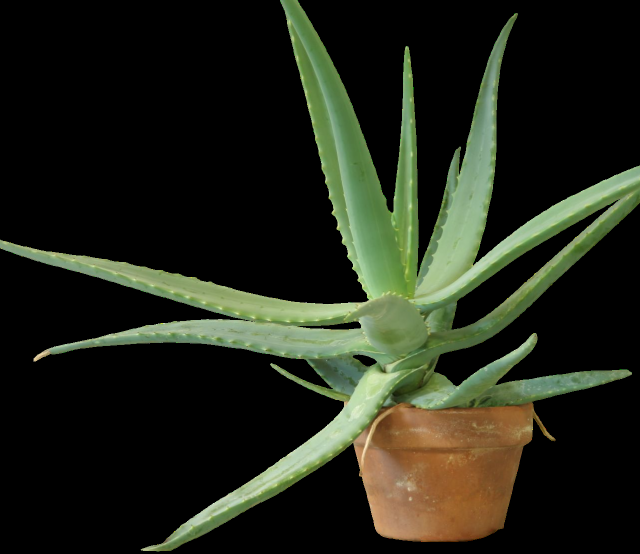
#> input picture lab 7/img1.png, 1280 x 1108 px (shown at 1/2 size)
$ jupyter execute hackathon.ipynb   (shell and % lines are left out)
#> lines starting #> are read from the running program, lines starting #| are printed output that depends on the picture; long printed decimals are rounded
# 1. Environment Setup

[cell 1]
# Install required packages if running in Colab or Jupyter

# 2. Data Download and Display

[cell 2]
import cv2
import numpy as np
import matplotlib.pyplot as plt
from urllib.request import urlretrieve
import os

# Download images to local files if not present
if not os.path.exists('img1.jpg'):
    urlretrieve('https://raw.githubusercontent.com/opencv/opencv/master/samples/data/aloeL.jpg', 'img1.jpg')
if not os.path.exists('img2.jpg'):
    urlretrieve('https://raw.githubusercontent.com/opencv/opencv/master/samples/data/aloeR.jpg', 'img2.jpg')

# Read images (BGR)
img1_bgr = cv2.imread('img1.png')
#> img1_bgr is the input picture: shape (1108, 1280, 3); mean B, G, R 24.9, 37.9, 34.2
img2_bgr = cv2.imread('img2.png')
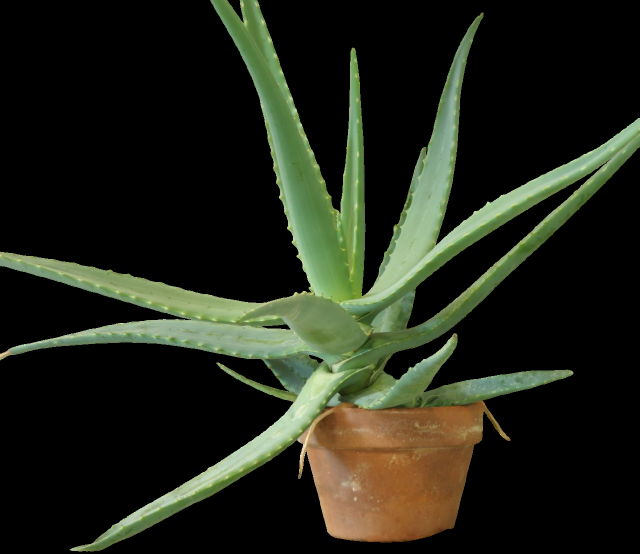
#> input picture lab 7/img2.png, 1280 x 1108 px (shown at 1/2 size)
#> img2_bgr is the input picture: shape (1108, 1280, 3); mean B, G, R 24.5, 37.2, 33.6
if img1_bgr is None or img2_bgr is None:
    raise FileNotFoundError("Could not read img1.jpg or img2.jpg. Check the download step or paths.")

# Convert to RGB for matplotlib display
img1 = cv2.cvtColor(img1_bgr, cv2.COLOR_BGR2RGB)
img2 = cv2.cvtColor(img2_bgr, cv2.COLOR_BGR2RGB)

# Show images side-by-side
plt.figure(figsize=(10,4))
plt.subplot(1,2,1)
plt.imshow(img1); plt.title('Left View'); plt.axis('off')
plt.subplot(1,2,2)
plt.imshow(img2); plt.title('Right View'); plt.axis('off')
plt.show()
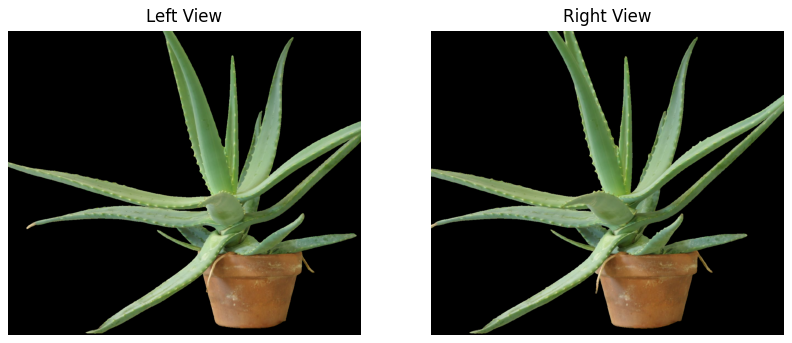
#> figure drawn by matplotlib, 2 panels

# 3. Stage 1: SIFT Keypoint Detection (Feature Hunt)

[cell 3]
# Create SIFT detector (requires opencv-contrib-python)
sift = cv2.SIFT_create(nfeatures=5000)

gray1 = cv2.cvtColor(img1_bgr, cv2.COLOR_BGR2GRAY)
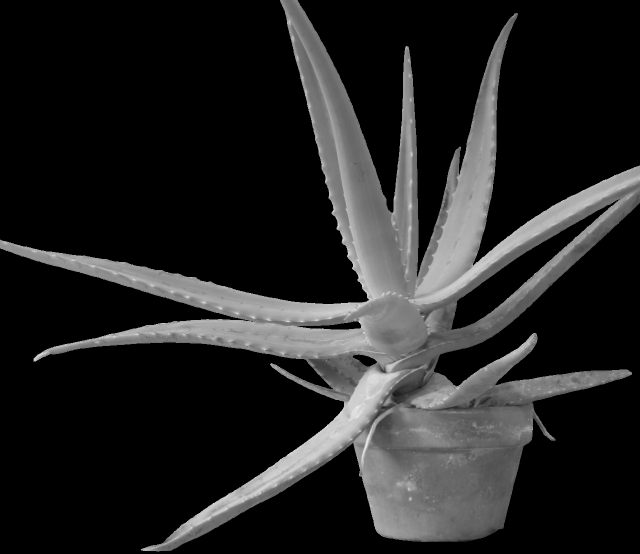
#> gray1: shape (1108, 1280) (shown at 1/2 size); min 0, max 255, mean 35.3
gray2 = cv2.cvtColor(img2_bgr, cv2.COLOR_BGR2GRAY)
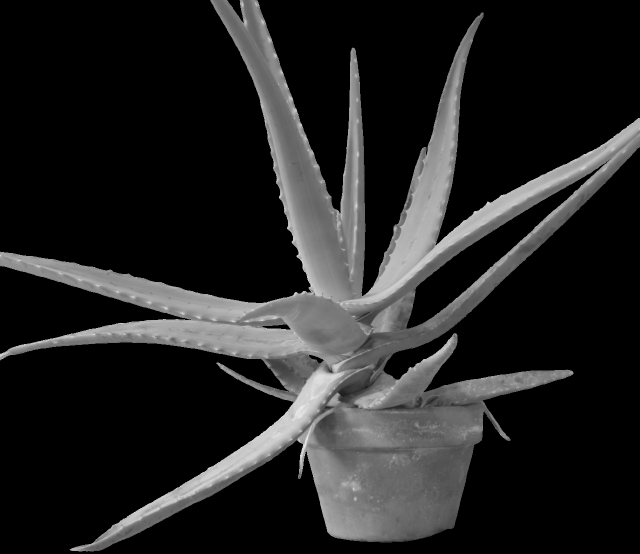
#> gray2: shape (1108, 1280) (shown at 1/2 size); min 0, max 255, mean 34.7

# Detect keypoints and descriptors
kp1, des1 = sift.detectAndCompute(gray1, None)
#> kp1 = 818 keypoints; strongest (x, y, size): (70, 719, 5.5), (712, 650, 11.1), (283, 1099, 2.1), (814, 96, 5.5)
kp2, des2 = sift.detectAndCompute(gray2, None)
#> kp2 = 895 keypoints; strongest (x, y, size): (145, 1099, 5.1), (618, 575, 2.1), (604, 912, 6.7), (571, 654, 7.8)

# Sort keypoints by response (strength), keep top-100
kp1_sorted = sorted(kp1, key=lambda x: -x.response)[:100]
#> kp1_sorted = 100 keypoints; strongest (x, y, size): (70, 719, 5.5), (712, 650, 11.1), (283, 1099, 2.1), (814, 96, 5.5)
kp2_sorted = sorted(kp2, key=lambda x: -x.response)[:100]
#> kp2_sorted = 100 keypoints; strongest (x, y, size): (145, 1099, 5.1), (618, 575, 2.1), (604, 912, 6.7), (571, 654, 7.8)

# Draw keypoints for visualization (use cv2.drawKeypoints on BGR then convert)
img1_kp = cv2.drawKeypoints(img1_bgr, kp1_sorted, None, flags=cv2.DRAW_MATCHES_FLAGS_DRAW_RICH_KEYPOINTS)
img2_kp = cv2.drawKeypoints(img2_bgr, kp2_sorted, None, flags=cv2.DRAW_MATCHES_FLAGS_DRAW_RICH_KEYPOINTS)

# Convert to RGB for plotting
img1_kp_rgb = cv2.cvtColor(img1_kp, cv2.COLOR_BGR2RGB)
img2_kp_rgb = cv2.cvtColor(img2_kp, cv2.COLOR_BGR2RGB)

plt.figure(figsize=(12,6))
plt.subplot(1,2,1); plt.imshow(img1_kp_rgb); plt.title('Top 100 SIFT keypoints - Left'); plt.axis('off')
plt.subplot(1,2,2); plt.imshow(img2_kp_rgb); plt.title('Top 100 SIFT keypoints - Right'); plt.axis('off')
plt.show()

# Save if you want
cv2.imwrite('img1_sift.jpg', cv2.cvtColor(img1_kp_rgb, cv2.COLOR_RGB2BGR))
cv2.imwrite('img2_sift.jpg', cv2.cvtColor(img2_kp_rgb, cv2.COLOR_RGB2BGR))
#> Out = True

# 4. Stage 2: Feature Matching (Feature Matchmaker)

[cell 4]
# Create BFMatcher for SIFT descriptors (L2 norm)
bf = cv2.BFMatcher(cv2.NORM_L2, crossCheck=False)

# Find the two nearest matches for each descriptor (for ratio test)
matches_knn = bf.knnMatch(des1, des2, k=2)
#> matches_knn = 818 matches

# Lowe's ratio test
good_matches = []
ratio_thresh = 0.75
for m,n in matches_knn:
    if m.distance < ratio_thresh * n.distance:
        good_matches.append(m)
#> after the loop, good_matches = 248 matches

print(f"Total raw matches (knn): {len(matches_knn)}, Good matches after ratio test: {len(good_matches)}")
#| Total raw matches (knn): 818, Good matches after ratio test: 248

# Draw top N matches for visualization
topN = 50
img_matches = cv2.drawMatches(img1_kp_rgb, kp1, img2_kp_rgb, kp2, good_matches[:topN], None, flags=cv2.DrawMatchesFlags_NOT_DRAW_SINGLE_POINTS)
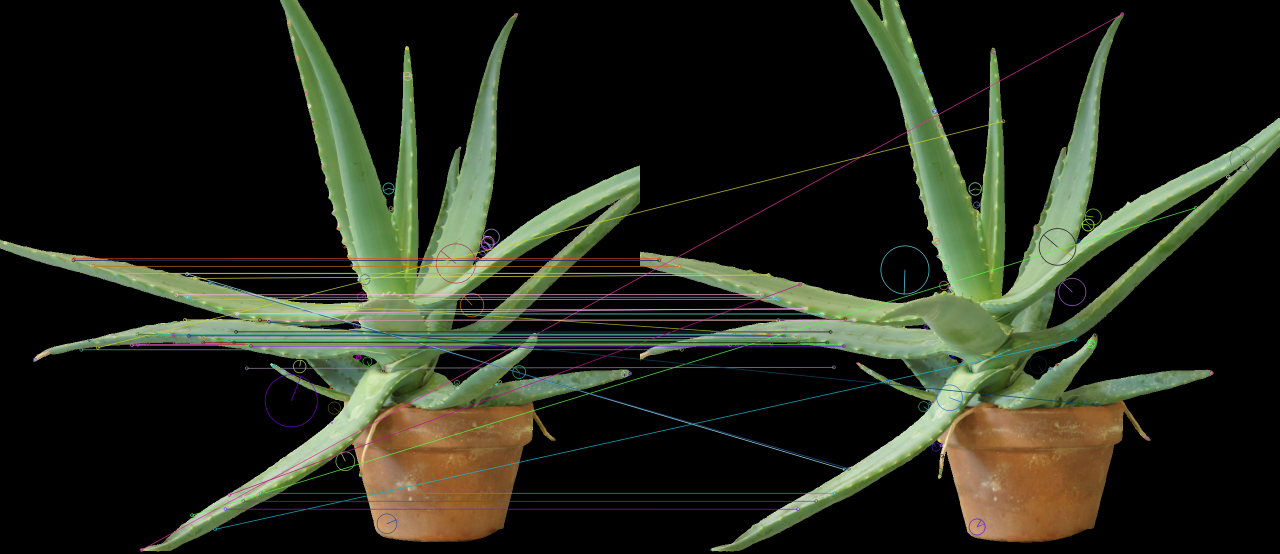
#> img_matches: shape (1108, 2560, 3) (shown at 1/2 size); mean R, G, B 35.6, 39.1, 27

plt.figure(figsize=(14,6))
plt.imshow(img_matches); plt.axis('off'); plt.title('Top matched keypoints (ratio test)')
plt.show()

# Save
cv2.imwrite('output_match.jpg', cv2.cvtColor(img_matches, cv2.COLOR_RGB2BGR))
#> Out = True

# 5. Stage 3: Fundamental Matrix Estimation (Geometry Guru)

[cell 5]
# Collect matched points (use keypoint coordinates)
pts1 = []
pts2 = []
for m in good_matches:
    pts1.append(kp1[m.queryIdx].pt)
    pts2.append(kp2[m.trainIdx].pt)
#> after the loop, pts1 = 248 pairs, first value 146.6 to 1259.9, second value 30.11 to 1099.4; pts2 = 248 pairs, first value 37.9 to 1152, second value 27.82 to 1099.3
pts1 = np.float32(pts1)
pts2 = np.float32(pts2)

# Compute Fundamental matrix with RANSAC
F, mask = cv2.findFundamentalMat(pts1, pts2, cv2.FM_RANSAC, ransacReprojThreshold=0.5, confidence=0.99, maxIters=2000)
#> F = [[9.63e-09, -1.18e-05, 0.009], [1.23e-05, -2.99e-07, 0.0738], [-0.00933, -0.075, 1]]; mask = 248 values, max 1 at index 0, min 0 at index 5, mean 0.516
if F is None:
    raise RuntimeError("Fundamental matrix computation failed. Possibly not enough good matches.")

# mask is 0/1 array marking inliers — keep only inliers
mask = mask.ravel()
inlier_pts1 = pts1[mask==1]
#> inlier_pts1 = 128 pairs, first value 146.6 to 1206.8, second value 162.3 to 1079.6
inlier_pts2 = pts2[mask==1]
#> inlier_pts2 = 128 pairs, first value 37.9 to 1090.3, second value 162.1 to 1079.5
print(f"F shape: {F.shape}, total matches: {len(pts1)}, inliers after RANSAC: {inlier_pts1.shape[0]}")
#| F shape: (3, 3), total matches: 248, inliers after RANSAC: 128

# 6. Stage 4: Essential Matrix and Pose Estimation (Pose Explorer)

[cell 6]
# Simple intrinsic matrix (example)
h, w = gray1.shape
#> h = 1108; w = 1280
# Focal length approximated, principal point at center
f = 1200  # adjust if you know true focal length
cx, cy = w/2, h/2
#> cx = 640; cy = 554
K = np.array([[f, 0, cx],
              [0, f, cy],
              [0, 0,  1]], dtype=float)

# Compute Essential matrix from F: E = K.T * F * K
E = K.T @ F @ K
#> E = [[0.0139, -16.97, 2.97], [17.69, -0.431, 97.8], [-3.02, -99.2, 0.239]]

# Need to provide points in normalized pixel coords? recoverPose expects pixel coords with K provided.
# Use only inlier points
inlier_pts1_int = inlier_pts1
#> inlier_pts1_int has the same summary as inlier_pts1
inlier_pts2_int = inlier_pts2
#> inlier_pts2_int has the same summary as inlier_pts2

# recoverPose returns R, t, and a mask of inliers used in pose recovery
retval, R, t, pose_mask = cv2.recoverPose(E, inlier_pts1_int, inlier_pts2_int, K)
#> retval = 128; R = [[1, -0.00103, -0.00971], [0.00104, 1, 0.00101], [0.00971, -0.00102, 1]]; t = [-0.985, 0.0295, 0.168]; pose_mask = 128 values from 255 to 255

print("Recovered pose:")
print("R =\n", R)
#| R =
#|  [[ 1 -0.00103 -0.009715]
#|  [ 0.00104  1  0.001011]
#|  [ 0.009714 -0.001021  1 ]]
print("t =\n", t.ravel())
#| t =
#|  [-0.9853   0.0295   0.1685]

# Save pose (human-readable)
with open('pose.txt','w') as ftxt:
    ftxt.write("R:\n")
    np.savetxt(ftxt, R, fmt='%.6f')
    ftxt.write("\nt:\n")
    np.savetxt(ftxt, t.ravel()[None], fmt='%.6f')

# 7. Stage 5: 3D Reconstruction (3-D Builder)

[cell 7]
# Construct projection matrices P1 and P2 using R and t
# First camera at origin: P1 = K [I | 0]
P1 = K @ np.hstack((np.eye(3), np.zeros((3,1))))
# Second camera: P2 = K [R | t]
P2 = K @ np.hstack((R, t))
#> P2 = [[1206.2, -1.89, 628.3, -1074.5], [6.63, 1199.4, 555.2, 128.7], [0.00971, -0.00102, 1, 0.168]]

# Convert inlier_pts to homogeneous normalized coordinates if necessary
# OpenCV expects points as 2xN float arrays
pts1_h = inlier_pts1.T  # shape (2, N)
pts2_h = inlier_pts2.T

# Triangulate
points_hom = cv2.triangulatePoints(P1, P2, pts1_h, pts2_h)  # 4xN
# Convert to 3D by dividing by last row
points_3d = points_hom[:3, :] / points_hom[3, :]

print("Triangulated 3D points shape:", points_3d.shape)  # (3, N)
#| Triangulated 3D points shape: (3, 128)

# Save a sample of points for inspection
np.savetxt('reconstruction_sample.txt', points_3d.T[:200], fmt='%.6f')

# 8. Stage 6: Creativity Challenge (Open-Ended)

[cell 8]
from mpl_toolkits.mplot3d import Axes3D

fig = plt.figure(figsize=(8,6))
ax = fig.add_subplot(111, projection='3d')

x = points_3d[0,:]
#> x = 128 values, max 5.92 at index 113, min -6.65 at index 3, mean 0.973
y = points_3d[1,:]
#> y = 128 values, max 5.5 at index 83, min -6.72 at index 113, mean 2.07
z = points_3d[2,:]
#> z = 128 values, max 20.38 at index 113, min 9.22 at index 22, mean 12.55

# A small scatter, color by depth
sc = ax.scatter(x, y, z, s=1)
ax.set_xlabel('X'); ax.set_ylabel('Y'); ax.set_zlabel('Z')
plt.title('3D Point Cloud')
plt.savefig('reconstruction.png', dpi=200)
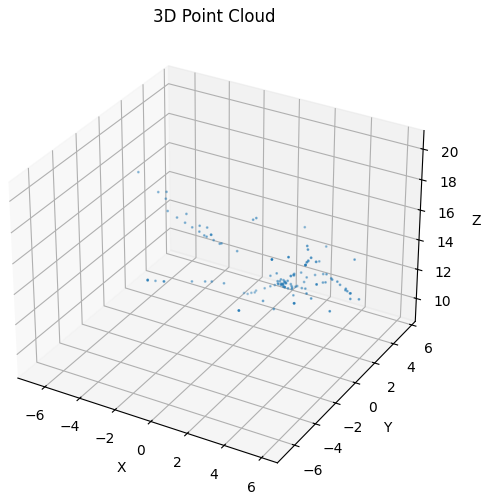
#> figure drawn by matplotlib, 1 panel
plt.show()

# Cell 9 — Bonus: Depth Colorizer (fix undefined points_3d references)

[cell 9]
# Depth Colorizer: Color points by Z-value (depth)
cz = points_3d[2,:]
#> cz has the same summary as z
fig = plt.figure(figsize=(8,6))
ax = fig.add_subplot(111, projection='3d')
sc = ax.scatter(points_3d[0], points_3d[1], points_3d[2], c=cz, s=1)
fig.colorbar(sc)
plt.title('3D Point Cloud with Depth Heatmap')
plt.savefig('depth_heatmap.png', dpi=200)
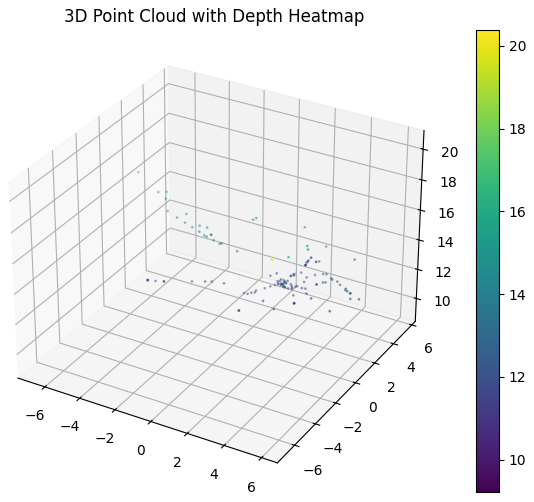
#> figure drawn by matplotlib, 2 panels
plt.show()
